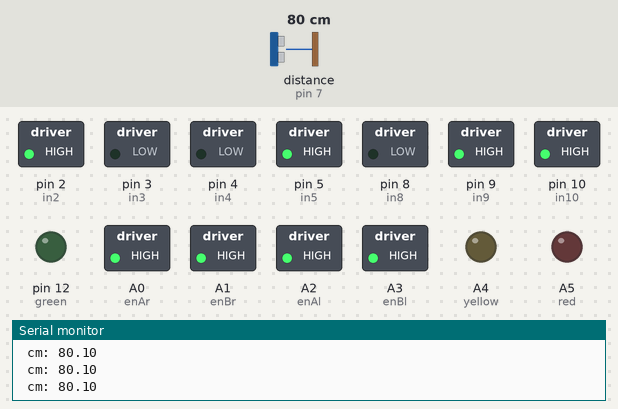
This sketch was run on a simulated Arduino Uno, built with avr-gcc and run on an emulated ATmega328P. Parts: switched loads named in the sketch (green lamp = pin HIGH), output pins drawn as LEDs (lit = HIGH), the last lines printed to the serial monitor. Wiring (inferred from the names in the program): ultrasonic range finder: trigger pin 6; echo pin 7. Dashed ring = blinking. Inputs (shaded band) come from the test bench; at power-on: distance to the obstacle (sensor on pin 7) 80 cm. The echo pulse lasts 58.3 µs per cm; pins used as bus, display or sensor lines are not drawn.

Above: at 1.3 s.
1.4 s: distance to the obstacle (sensor on pin 7) set to 75 cm
At 3.02 s:
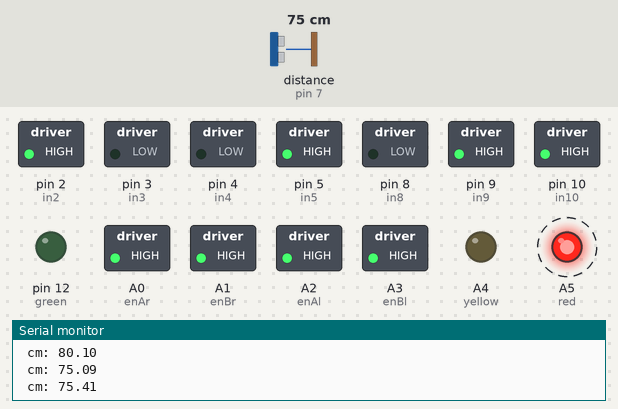
4.4 s: distance to the obstacle (sensor on pin 7) set to 250 cm
At 7.37 s:
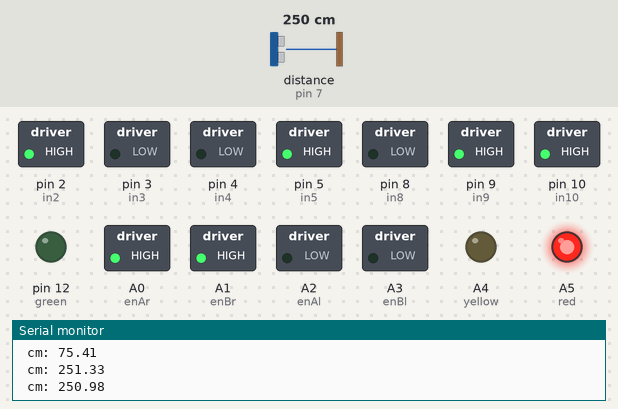
7.4 s: distance to the obstacle (sensor on pin 7) set to 204 cm
10.4 s: distance to the obstacle (sensor on pin 7) set to 194 cm
At 11.6 s:
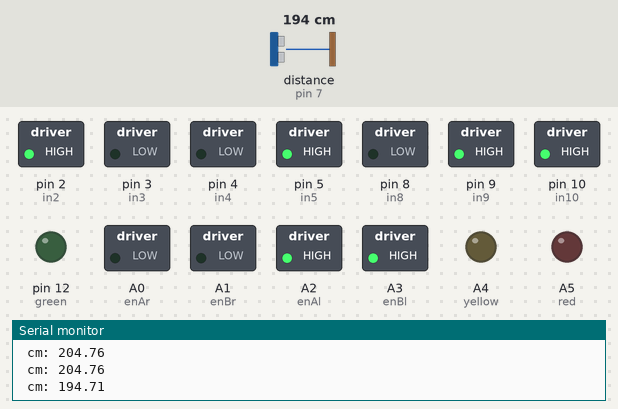
13.2 s: distance to the obstacle (sensor on pin 7) set to 177 cm
14.9 s: distance to the obstacle (sensor on pin 7) set to 171 cm
At 16.81 s:
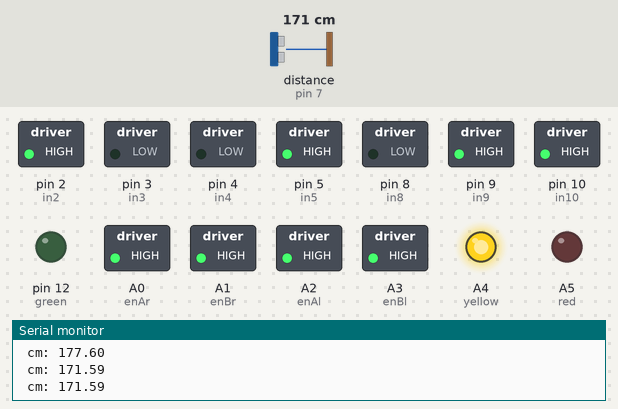
Timing chart, 0 to 18.9 s (numbered marks = the images above; inputs shaded):
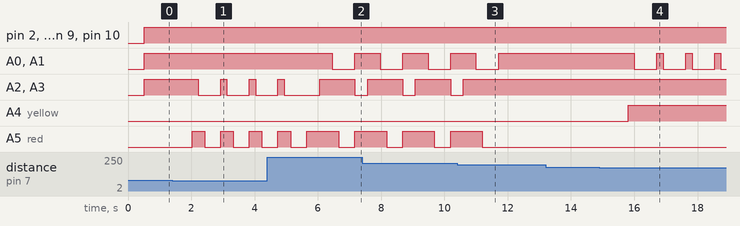

Measured:
- the behaviour switches between 80 and 79 cm on distance to the obstacle (sensor on pin 7) (found by bisection; images 0 and 1)
- the behaviour switches between 200 and 199 cm on distance to the obstacle (sensor on pin 7) (found by bisection; images 2 and 3)
- the behaviour switches between 175 and 174 cm on distance to the obstacle (sensor on pin 7) (found by bisection; images 3 and 4)
- after the input at 1.4 s, A2 (enAl), A3 (enBl): alternates HIGH for 0.20 s and LOW for 0.71 s, starting after 0.82 s; A5 (red): alternates HIGH for 0.40 s and LOW for 0.51 s, starting after 0.62 s
- after the input at 4.4 s, A0 (enAr), A1 (enBr): HIGH → LOW after 2.1 s, → HIGH 0.72 s later
- after the input at 10.4 s, A0 (enAr), A1 (enBr): goes on until 11.7 s, then stays HIGH; A2 (enAl), A3 (enBl): goes on until 10.6 s, then stays HIGH; A5 (red): goes on until 11.2 s, then stays LOW
- after the input at 14.9 s, A0 (enAr), A1 (enBr): alternates HIGH for 0.20 s and LOW for 0.71 s, starting after 1.1 s; A4 (yellow): LOW → HIGH after 0.90 s

The sketch:

CPT_HELL.ino
```cpp
int in2 = 2;
int in3 = 3;
int in4 = 4;
int in5 = 5;


int in8 = 8;
int in9 = 9;
int in10 = 10;
int in11 = 11;


int enAr = A0;
int enBr = A1;


int enAl = A2;
int enBl = A3;

int green = 12;
int yellow = A4;
int red = A5;


const int TRIG = 6;  // Trigger pin
const int ECHO = 7; // Echo pin
void setup() {


  pinMode(TRIG, OUTPUT); //Configure Trigger as an Output (to send a signal)
  pinMode(ECHO, INPUT); //Configure Echo as an Input (to receive a signal)
  Serial.begin(9600);


  pinMode(in2, OUTPUT);
  pinMode(in3, OUTPUT);
  pinMode(in4, OUTPUT);
  pinMode(in5, OUTPUT);


  pinMode(enAr, OUTPUT);
  pinMode(enBr, OUTPUT);

  pinMode(enAl, OUTPUT);
  pinMode(enBl, OUTPUT);

  pinMode(green, OUTPUT);
  pinMode(yellow, OUTPUT);
  pinMode(red, OUTPUT);


  pinMode(in8, OUTPUT);
  pinMode(in9, OUTPUT);
  pinMode(in10, OUTPUT);
  pinMode(in11, OUTPUT);

  // Turn off motors - Initial state
  digitalWrite(in2, LOW);
  digitalWrite(in3, LOW);
  digitalWrite(in4, LOW);
  digitalWrite(in5, LOW);

  digitalWrite(in8, LOW);
  digitalWrite(in9, LOW);
  digitalWrite(in10, LOW);
  digitalWrite(in11, LOW);


}


void loop(){


  digitalWrite(TRIG, HIGH);//Set TRIG pin HIGH
  delayMicroseconds(10); //Pause 10 microseconds
  digitalWrite(TRIG, LOW); //Set TRIG pin LOW


  float distance = pulseIn(ECHO, HIGH);
  distance = distance / 58;


  Serial.print(" cm: ");
  Serial.println(distance);
  delay(500);

//middle
  if (distance >= 80 && distance <= 125 ){
    digitalWrite(green, HIGH);
    forward();
    digitalWrite(green, LOW);
  }

//inner left
 if (distance < 80){
    digitalWrite(red, HIGH);
    forward();
    delay(200);
    left();
    delay(200);
    digitalWrite(red, LOW);
  }
//inner right
 if (distance > 125 && distance < 175){
    digitalWrite(yellow, HIGH);
    forward();
    delay(200);
    right();
    delay(200);
  }
//outer middle
  if (distance >= 175 && distance < 200 ){
    digitalWrite(green, HIGH);
    forward();
    digitalWrite(green, LOW);
  }
//outer right
 if (distance >= 200){
    digitalWrite(red, HIGH);
    left();
    delay(400);
    forward();
    delay(400);
    right();
    delay(200);
    digitalWrite(red, LOW);
  }
//outer left

  // if (distance >= 175 && distance < 250){
  //   forward();
  //   delay(250);
  //   left();
  //   delay(250);
  // }


}


void forward(){


  analogWrite(enAr, 200);
  analogWrite(enBr, 200);


  analogWrite(enAl, 200);
  analogWrite(enBl, 200);


  digitalWrite(in2, HIGH);
  digitalWrite(in3, LOW);
  digitalWrite(in4, LOW);
  digitalWrite(in5, HIGH);


  digitalWrite(in8, LOW);
  digitalWrite(in9, HIGH);
  digitalWrite(in10, HIGH);
  digitalWrite(in11, LOW);
}


void left(){


  analogWrite(enAr, 200);
  analogWrite(enBr, 200);


  analogWrite(enAl, 100);
  analogWrite(enBl, 100);


  digitalWrite(in2, HIGH);
  digitalWrite(in3, LOW);
  digitalWrite(in4, LOW);
  digitalWrite(in5, HIGH);


  digitalWrite(in8, LOW);
  digitalWrite(in9, HIGH);
  digitalWrite(in10, HIGH);
  digitalWrite(in11, LOW);
}


void right(){


  analogWrite(enAr, 100);
  analogWrite(enBr, 100);


  analogWrite(enAl, 200);
  analogWrite(enBl, 200);


  digitalWrite(in2, HIGH);
  digitalWrite(in3, LOW);
  digitalWrite(in4, LOW);
  digitalWrite(in5, HIGH);


  digitalWrite(in8, LOW);
  digitalWrite(in9, HIGH);
  digitalWrite(in10, HIGH);
  digitalWrite(in11, LOW);
}


void tankRight() {
  // Set motors to maximum speed, needed if enable A/B jumper pins removed
  // For PWM maximum possible values are 0 to 255
  //analogWrite(enA, 255);
  //analogWrite(enB, 255);


  // Turn on motor A & B
  digitalWrite(in2, HIGH);
  digitalWrite(in3, LOW);
  digitalWrite(in4, LOW);
  digitalWrite(in5, HIGH);
  delay(125);


  digitalWrite(in8, LOW);
  digitalWrite(in9, LOW);
  digitalWrite(in10, LOW);
  digitalWrite(in11, LOW);
  delay(125);


  digitalWrite(in2, HIGH);
  digitalWrite(in3, LOW);
  digitalWrite(in4, LOW);
  digitalWrite(in5, HIGH);
  delay(200);


  digitalWrite(in8, LOW);
  digitalWrite(in9, HIGH);
  digitalWrite(in10, HIGH);
  digitalWrite(in11, LOW);
  delay(200);
}


void tankLeft(){
  digitalWrite(in2, LOW);
  digitalWrite(in3, LOW);
  digitalWrite(in4, LOW);
  digitalWrite(in5, LOW);
  delay(500);


  digitalWrite(in8, LOW);
  digitalWrite(in9, LOW);
  digitalWrite(in10, HIGH);
  digitalWrite(in11, LOW);
  delay(500);


  digitalWrite(in2, HIGH);
  digitalWrite(in3, LOW);
  digitalWrite(in4, LOW);
  digitalWrite(in5, HIGH);
  delay(1000);


  digitalWrite(in8, LOW);
  digitalWrite(in9, HIGH);
  digitalWrite(in10, HIGH);
  digitalWrite(in11, LOW);
  delay(1000);
}
```
